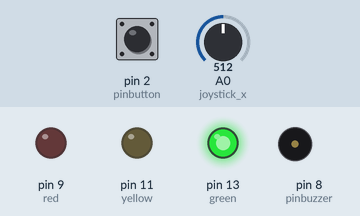
Simulated run of this sketch. Board: Arduino Uno, built with avr-gcc and run on an emulated ATmega328P. Parts: output pins drawn as LEDs (lit = HIGH), buzzer (waves = sounding). The inputs (shaded band) are chosen by the test bench; at power-on: A0 (joystick_x) = 512, pin 2 (pinbutton) LOW. What the sketch prints to the serial monitor is not drawn.

Above: at 1.6 s.
1.7 s: A0 (joystick_x) set to 785
5.5 s: A0 (joystick_x) set to 811
At 6.35 s:
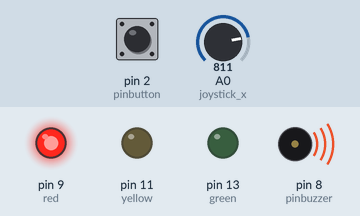
At 6.9 s:
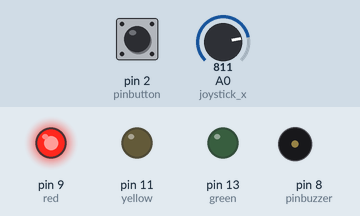
9.0 s: pin 2 (pinbutton) pulled HIGH for 1.05 s
At 10.0 s:
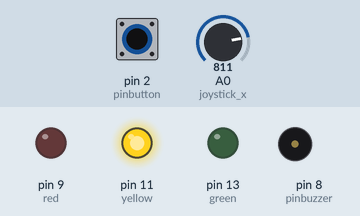
Timing chart, 0 to 18.5 s (numbered marks = the images above; inputs shaded):
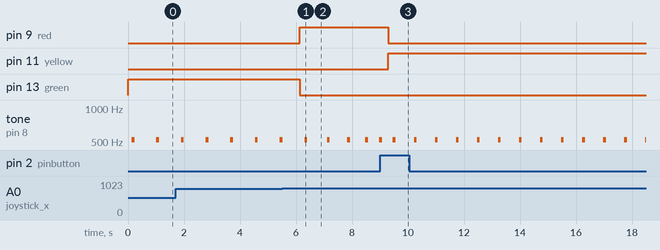

The sketch:

ecg.ino
```cpp
#define joystick_x  A0 // Joystick pin of x movement ( Up and Down )
#include "pitches.h"  // Monitor

//Because of the range in y axis, I compute the equivalentes  ...    1500uV -- 1.5mV --> 100uV -- 0.1mV


int melody[] = {NOTE_C5,};    // Constant heart sound (sound)
int i;
int reset;
volatile int counter = 0;
const int pinbuzzer = 8; // Buzzer pin
const int pinbutton = 2; // Button pin
const int red = 9; // led
const int yellow =  11; // led
const int green = 13; // led


void Changer(){                        //Interruption
  counter = counter +1;
  }

void No_alarm(){
  digitalWrite(green,HIGH);
  digitalWrite(yellow,LOW);
  digitalWrite(red,LOW);
  if (reset > 300 || reset < 300){
    digitalWrite(green,LOW);
    digitalWrite(yellow,LOW);
    digitalWrite(red,HIGH);
    }
  }
void Alert(){
  if (reset == 300 || reset > 300 || reset < 300){
    digitalWrite(green,LOW);                                         // Leds
    digitalWrite(yellow,LOW);
    digitalWrite(red,HIGH);
    }
  }
void Arrhythmia(){
  if (reset == 300 || reset > 300 || reset < 300){
    digitalWrite(yellow,HIGH);
    digitalWrite(green,LOW);
    digitalWrite(red,LOW);
    }
  }


void Heart_sound(){
  for (int thisNote = 0; thisNote < 8; thisNote++){
      tone(pinbuzzer, melody[0], 100);
      }
  }
void No_signal_Sound(){
  for (int thisNote = 0; thisNote < 8; thisNote++){
      tone(pinbuzzer, melody[0], 2000);                       // 2 Minutes with chance of surviving, if not, death
      }
  }


void HR(){
  int value_j = analogRead(joystick_x);

  if(  (value_j >= 200) && (value_j <= 800) ) {                       //Normal Rate = Total number of R's = 72~78 in one minute = normal heart rate
    reset = 300;
    }
  if(  (value_j >= 0) && (value_j < 200) ) {
  reset = reset + 50;

  if (reset >= 550){                                          // Bradychardia < 60  / min     54 in one minute
    reset = 550;
  }
  }
  if(  (value_j > 800) && (value_j <= 1023) ) {
  reset = reset - 50;
  if (reset <= 100){                                           // Tachycardia > 100 / min    120 in one minute
    reset = 50;
  }
  }
}

void Constant_ST(){
  for (i = 0; i <= 10; i=i+4){
  Serial.println(0);
  }                                                     // dura 0.04*4 s de S a T               timing for summing i++ = i+1 = 0.02 seconds or 2ms so computing...
}
void Constant_PQ(){
  for (i = 0; i <= 10; i=i+2){
  Serial.println(0);
  }                                                     // dura 0.04*2 s de P a Q
}
void P_wave(){
  for (i = 0; i < 180; i= i+6){
  float radian = (i * PI) /180;                         // i=degrees  in this case from zero to 180
  Serial.println(100*sin(radian));                          // 0.05mV A
  }                                                     // dura 0.04*2 s
}
void Q_wave(){
  for (i = 0.0; i >= -100; i = i - 25){
  Serial.println(i);
  }                                                     // dura 0.04*(1/2) s
}
void R_wave(){
  for (float i = -100; i <= 700; i = i +100){
  Serial.println(i);
  if (i==700){
    Heart_sound();
    }
  }
  for (float i = 700; i >= -200; i = i -200){
  Serial.println(i);
  }                                                      // dura 0.04*2 s el total
}
void S_wave(){
  for (float i = -200; i <= 0; i = i +25){
  Serial.println(i);
  }                                                      // dura 0.04*(1/2) s
}
void T_wave(){
  for (i = 0; i < 180; i= i+4){
  float radian = (i * PI) /180;                          // i=degrees
  Serial.println(200*sin(radian));                         //0.05mV A
  }                                                      // dura 0.04*4 s
}
void Constant_Reset(){
  for (i = 0; i <= reset; i++){                          // dura 0.04*8 de T a P (señal nueva)
  Serial.println(0);
  }
}


void Failure(){
  Serial.println(0);
  Alert();                                               // Heart failure
  No_signal_Sound();

}
void Extra_Systole(){
  Arrhythmia();
  P_wave();
  Constant_PQ();
  Q_wave();
  R_wave();
  S_wave();
  Constant_ST();
  T_wave();
  for (i = 0; i < 180; i= i+6){
    float radian = (i * PI) /180;                         // Extrasystole of 500/-400uV
    Serial.println(500*sin(radian));
    }
  for (i = 0; i < 180; i= i+6){
    float radian = (i * PI) /180;
    Serial.println(-400*sin(radian));
    }
  Constant_Reset();
}
void Normal(){
  No_alarm();
  P_wave();
  Constant_PQ();
  Q_wave();
  R_wave();
  S_wave();
  Constant_ST();
  T_wave();
  Constant_Reset();
  }

void Auricular_flutter(){
  Arrhythmia();
  P_wave();
  Constant_PQ();
  Q_wave();
  R_wave();
  S_wave();
  Constant_ST();
}
void Ventricular_flutter(){
  Arrhythmia();
  T_wave();
  for (i = 0; i < 180; i= i+4){            // Negative T wave
  float radian = (i * PI) /180;
  Serial.println(-200*sin(radian));
  }
}


void ECGs(){
  if (counter==0){       // Normal person
    Normal();
    }
  if (counter==1){
    Extra_Systole();
    }
  if (counter==2){
    Auricular_flutter();
    }
  if (counter==3){
    Ventricular_flutter();
    }
  if (counter==4){
    Failure();
    }
  if (counter==5){
    counter = 0;

}
}

void setup() {
  // put your setup code here, to run once:
  Serial.begin(9600*2);
  attachInterrupt(digitalPinToInterrupt(pinbutton), Changer, RISING);
  pinMode(red,OUTPUT);
  pinMode(yellow,OUTPUT);
  pinMode(green,OUTPUT);

}

void loop() {
  // put your main code here, to run repeatedly:
  HR();
  ECGs();
}
```

Measured:
- the behaviour switches between 800 and 801 on A0 (joystick_x) (found by bisection; images 0 and 1)
- after the input at 5.5 s, pin 9 (red): LOW → HIGH after 0.64 s; pin 13 (green): HIGH → LOW after 0.64 s
- after the input at 9.0 s, pin 9 (red): HIGH → LOW after 0.30 s; pin 11 (yellow): LOW → HIGH after 0.30 s
- by itself, tone on pin 8 (pinbuzzer): repeats every 0.75 s: 523 Hz 0.10 s, silent 0.65 s
